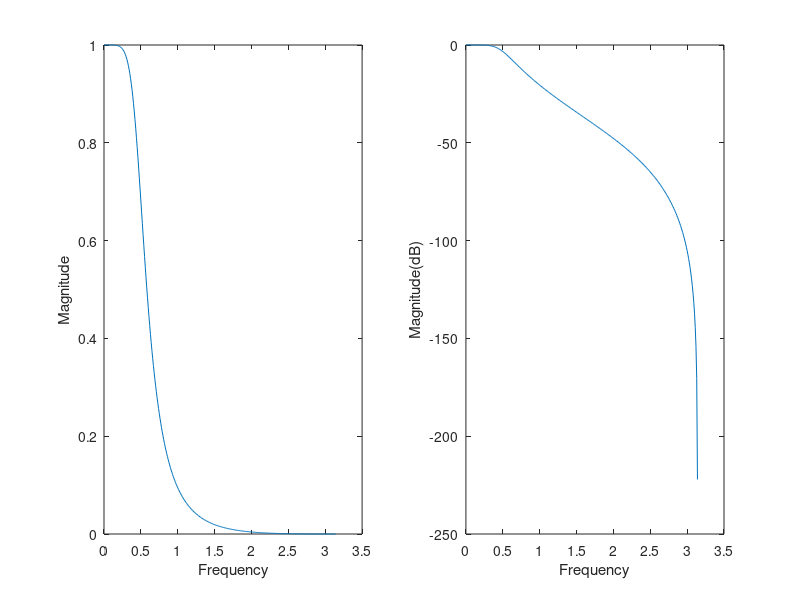

MATLAB code to generate this figure:
clc;
close all;
T = 1;
Wp = 0.2*pi;
Ws = 0.3*pi;
Ap = 7;
As = 16;
R = (10^(0.1*Ap)-1)/(10^(0.1*As)-1);
N = ceil(0.5*(log10(R)/log10(Wp/Ws)));
Wc = Wp/((10^(0.1*Ap)-1)^(1/(2*N)));
[b,a] = butter(N,Wc,'low', 's');
Hs = tf(b,a);
[numd, dend] = bilinear(b,a,1/T);
Hz = tf(numd,dend,T);
wp = 2*atan(Wp*T/2);
ws = 2*atan(Ws*T/2);
w = 0:0.01:pi;
Hw = freqz(numd,dend,w);
subplot(1,2,1)
plot(w,abs(Hw));
xlabel('Frequency')
ylabel('Magnitude')
subplot(1,2,2)
plot(w, mag2db(abs(Hw)))
xlabel('Frequency')
ylabel('Magnitude(dB)')